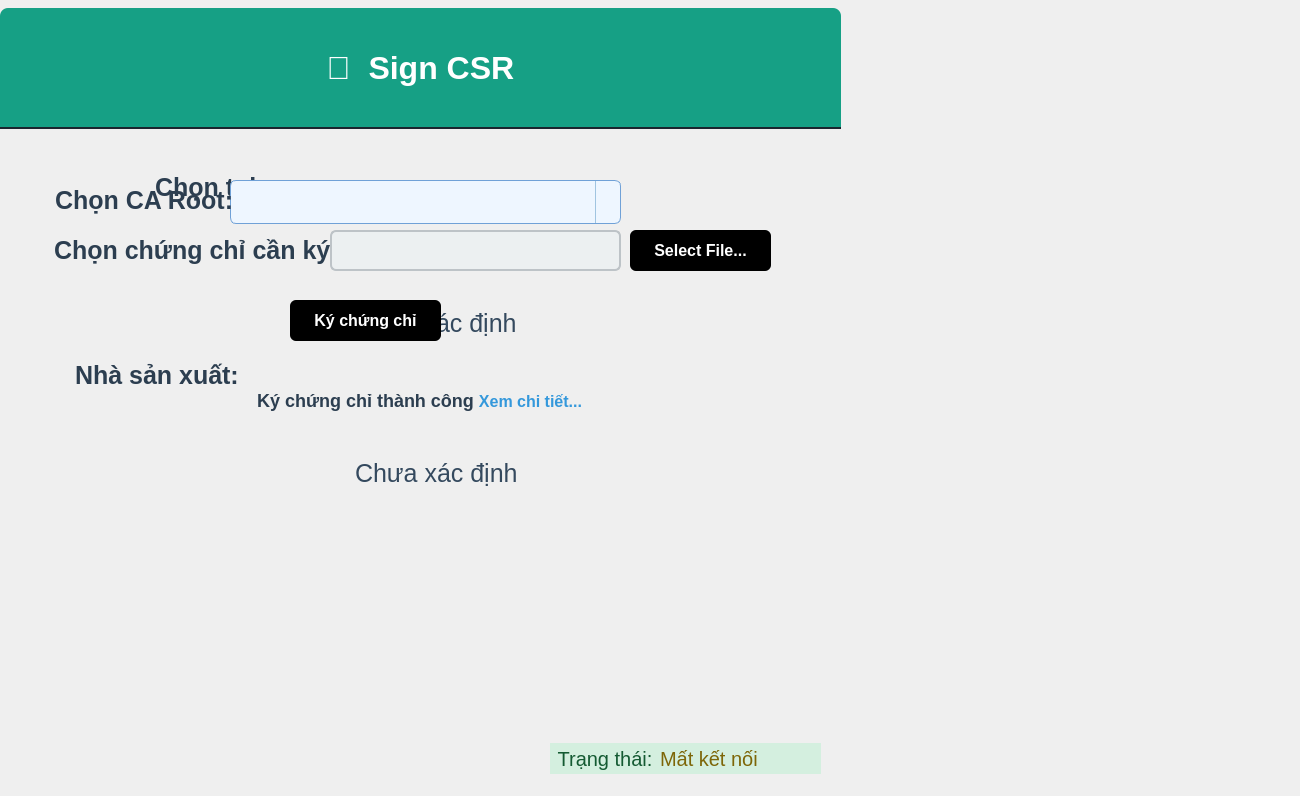
               <widget class="QWidget" name="signCSRPage">
                <widget class="QLabel" name="label_HardwareVersion_2">
                 <property name="geometry">
                  <rect>
                   <x>341</x>
                   <y>448</y>
                   <width>511</width>
                   <height>51</height>
                  </rect>
                 </property>
                 <property name="styleSheet">
                  <string notr="true">color: #34495E;
    font-size: 25px;
    padding: 4px 8px;</string>
                 </property>
                 <property name="text">
                  <string>Chưa xác định</string>
                 </property>
                </widget>
                <widget class="QLabel" name="label_6">
                 <property name="geometry">
                  <rect>
                   <x>60</x>
                   <y>355</y>
                   <width>231</width>
                   <height>41</height>
                  </rect>
                 </property>
                 <property name="font">
                  <font>
                   <pointsize>-1</pointsize>
                   <bold>true</bold>
                  </font>
                 </property>
                 <property name="styleSheet">
                  <string notr="true">font-weight: bold;
    color: #2C3E50;
    font-size: 25px;
    padding: 4px 8px;
</string>
                 </property>
                 <property name="text">
                  <string>Nhà sản xuất:</string>
                 </property>
                </widget>
                <widget class="QLabel" name="label_10">
                 <property name="geometry">
                  <rect>
                   <x>140</x>
                   <y>167</y>
                   <width>171</width>
                   <height>41</height>
                  </rect>
                 </property>
                 <property name="font">
                  <font>
                   <pointsize>-1</pointsize>
                   <bold>true</bold>
                  </font>
                 </property>
                 <property name="mouseTracking">
                  <bool>false</bool>
                 </property>
                 <property name="styleSheet">
                  <string notr="true">font-weight: bold;
    color: #2C3E50;
    font-size: 25px;
    padding: 4px 8px;
</string>
                 </property>
                 <property name="text">
                  <string>Chọn token:</string>
                 </property>
                </widget>
                <widget class="QLabel" name="lable_Serial_2">
                 <property name="geometry">
                  <rect>
                   <x>340</x>
                   <y>298</y>
                   <width>541</width>
                   <height>51</height>
                  </rect>
                 </property>
                 <property name="styleSheet">
                  <string notr="true">color: #34495E;
    font-size: 25px;
    padding: 4px 8px;</string>
                 </property>
                 <property name="text">
                  <string>Chưa xác định</string>
                 </property>
                </widget>
                <widget class="QLabel" name="label_18">
                 <property name="geometry">
                  <rect>
                   <x>-458</x>
                   <y>126</y>
                   <width>1291</width>
                   <height>661</height>
                  </rect>
                 </property>
                 <property name="text">
                  <string/>
                 </property>
                 <property name="pixmap">
                  <pixmap resource="image/resource.qrc">:/new/image/background.jpg</pixmap>
                 </property>
                 <property name="scaledContents">
                  <bool>true</bool>
                 </property>
                 <property name="indent">
                  <number>-1</number>
                 </property>
                </widget>
                <widget class="QLabel" name="label_8">
                 <property name="geometry">
                  <rect>
                   <x>0</x>
                   <y>8</y>
                   <width>841</width>
                   <height>121</height>
                  </rect>
                 </property>
                 <property name="styleSheet">
                  <string notr="true"> font-size: 32px;
    font-weight: bold;
    color: white;
background-color: #16A085;
    padding: 12px 20px;
    border-bottom: 2px solid #1A252F;
    border-top-left-radius: 8px;
    border-top-right-radius: 8px;</string>
                 </property>
                 <property name="text">
                  <string>📝  Sign CSR</string>
                 </property>
                 <property name="alignment">
                  <set>Qt::AlignmentFlag::AlignCenter</set>
                 </property>
                </widget>
                <widget class="QComboBox" name="comboBox_3">
                 <property name="geometry">
                  <rect>
                   <x>230</x>
                   <y>180</y>
                   <width>391</width>
                   <height>44</height>
                  </rect>
                 </property>
                 <property name="font">
                  <font>
                   <family>Segoe UI</family>
                   <pointsize>-1</pointsize>
                  </font>
                 </property>
                 <property name="styleSheet">
                  <string notr="true">QComboBox {
    background-color: #eef6ff;  /* xanh nhạt phù hợp nền */
    border: 1px solid #70a1d7;  /* xanh dương nhẹ */
    border-radius: 6px;
    padding: 6px 30px 6px 10px; /* chừa chỗ cho mũi tên */
    font-size: 20px;
    color: #1e1e1e;
    min-height: 30px;
}

QComboBox:hover {
    border: 1px solid #4a90e2;
    background-color: #e2f0ff;
}

QComboBox:focus {
    border: 1px solid #4a90e2;
    background-color: #dceeff;
}

QComboBox::drop-down {
    subcontrol-origin: padding;
    subcontrol-position: top right;
    width: 24px;
    border-left: 1px solid #a0c4e0;
    background: transparent;
}

QComboBox::down-arrow {
    image: url(:/new/icon/icon/down.svg);
    width: 12px;
    height: 12px;
    margin-right: 6px;
}

/* Danh sách xổ xuống */
QComboBox QAbstractItemView {
    background-color: #ffffff;
    color: #1e1e1e;
    selection-background-color: #cce7ff;
    selection-color: black;
    border: 1px solid #70a1d7;
    font-size: 13px;
    outline: none;
}

QComboBox QAbstractItemView::item:selected {
    background-color: #cce7ff;
    color: black;
}</string>
                 </property>
                </widget>
                <widget class="QLabel" name="label_15">
                 <property name="geometry">
                  <rect>
                   <x>40</x>
                   <y>180</y>
                   <width>221</width>
                   <height>41</height>
                  </rect>
                 </property>
                 <property name="font">
                  <font>
                   <pointsize>-1</pointsize>
                   <bold>true</bold>
                  </font>
                 </property>
                 <property name="mouseTracking">
                  <bool>false</bool>
                 </property>
                 <property name="styleSheet">
                  <string notr="true">font-weight: bold;
    color: #2C3E50;
    font-size: 25px;
    padding: 4px 8px;
</string>
                 </property>
                 <property name="text">
                  <string>Chọn CA Root:</string>
                 </property>
                </widget>
                <widget class="QLabel" name="label_16">
                 <property name="geometry">
                  <rect>
                   <x>39</x>
                   <y>230</y>
                   <width>301</width>
                   <height>41</height>
                  </rect>
                 </property>
                 <property name="font">
                  <font>
                   <pointsize>-1</pointsize>
                   <bold>true</bold>
                  </font>
                 </property>
                 <property name="mouseTracking">
                  <bool>false</bool>
                 </property>
                 <property name="styleSheet">
                  <string notr="true">font-weight: bold;
    color: #2C3E50;
    font-size: 25px;
    padding: 4px 8px;
</string>
                 </property>
                 <property name="text">
                  <string>Chọn chứng chỉ cần ký:</string>
                 </property>
                </widget>
                <widget class="QLineEdit" name="lineEdit">
                 <property name="geometry">
                  <rect>
                   <x>330</x>
                   <y>230</y>
                   <width>291</width>
                   <height>41</height>
                  </rect>
                 </property>
                 <property name="font">
                  <font>
                   <pointsize>-1</pointsize>
                   <bold>false</bold>
                  </font>
                 </property>
                 <property name="styleSheet">
                  <string notr="true">QLineEdit {
    background-color: #ecf0f1;
    border: 2px solid #bdc3c7;
    border-radius: 6px;
    padding: 6px 10px;
    font-size: 18px;
    color: #2c3e50;
}

QLineEdit:focus {
    border: 2px solid #3498db;
    background-color: #ffffff;
}
</string>
                 </property>
                 <property name="text">
                  <string/>
                 </property>
                 <property name="readOnly">
                  <bool>false</bool>
                 </property>
                </widget>
                <widget class="QPushButton" name="pushButton">
                 <property name="geometry">
                  <rect>
                   <x>630</x>
                   <y>230</y>
                   <width>141</width>
                   <height>41</height>
                  </rect>
                 </property>
                 <property name="styleSheet">
                  <string notr="true">QPushButton {
    background-color: #000000;
    color: white;
    border: none;
    border-radius: 6px;
    padding: 8px 18px;
    font-size: 16px;
    font-weight: bold;
}

QPushButton:hover {
    background-color: #2c3e50;
}

QPushButton:pressed {
    background-color: #1a252f;
}</string>
                 </property>
                 <property name="text">
                  <string>Select File...</string>
                 </property>
                </widget>
                <widget class="QPushButton" name="pushButton_2">
                 <property name="geometry">
                  <rect>
                   <x>290</x>
                   <y>300</y>
                   <width>151</width>
                   <height>41</height>
                  </rect>
                 </property>
                 <property name="styleSheet">
                  <string notr="true">QPushButton {
    background-color: #000000;
    color: white;
    border: none;
    border-radius: 6px;
    padding: 8px 18px;
    font-size: 16px;
    font-weight: bold;
}

QPushButton:hover {
    background-color: #2c3e50;
}

QPushButton:pressed {
    background-color: #1a252f;
}</string>
                 </property>
                 <property name="text">
                  <string>Ký chứng chỉ</string>
                 </property>
                </widget>
                <widget class="QLabel" name="label_9">
                 <property name="geometry">
                  <rect>
                   <x>230</x>
                   <y>380</y>
                   <width>271</width>
                   <height>41</height>
                  </rect>
                 </property>
                 <property name="styleSheet">
                  <string notr="true">color: #2c3e50;
    font-size: 18px;
    font-weight: bold;</string>
                 </property>
                 <property name="text">
                  <string>Ký chứng chỉ thành công</string>
                 </property>
                 <property name="alignment">
                  <set>Qt::AlignmentFlag::AlignCenter</set>
                 </property>
                </widget>
                <widget class="QPushButton" name="pushButton_4">
                 <property name="geometry">
                  <rect>
                   <x>460</x>
                   <y>381</y>
                   <width>141</width>
                   <height>41</height>
                  </rect>
                 </property>
                 <property name="cursor">
                  <cursorShape>PointingHandCursor</cursorShape>
                 </property>
                 <property name="styleSheet">
                  <string notr="true">QPushButton {
   background-color: transparent;       /* nền trong suốt */
    color: #3498db;  
    border: none;
    border-radius: 6px;
    padding: 8px 18px;
    font-size: 16px;
    font-weight: bold;
}

QPushButton:hover {
color: #1e87d4;}

/* Click: nền đậm hơn */
QPushButton:pressed {
 color: #145c9e;}</string>
                 </property>
                 <property name="text">
                  <string>Xem chi tiết...</string>
                 </property>
                </widget>
                <widget class="QLabel" name="lb_status_3">
                 <property name="geometry">
                  <rect>
                   <x>660</x>
                   <y>743</y>
                   <width>161</width>
                   <height>31</height>
                  </rect>
                 </property>
                 <property name="styleSheet">
                  <string notr="true">background-color: #D4EFDF;  /* Light green */
color: #7D6608; font-size: 20px;
</string>
                 </property>
                 <property name="text">
                  <string>Mất kết nối</string>
                 </property>
                 <property name="alignment">
                  <set>Qt::AlignmentFlag::AlignJustify|Qt::AlignmentFlag::AlignVCenter</set>
                 </property>
                </widget>
                <widget class="QLabel" name="label_20">
                 <property name="geometry">
                  <rect>
                   <x>550</x>
                   <y>743</y>
                   <width>110</width>
                   <height>31</height>
                  </rect>
                 </property>
                 <property name="styleSheet">
                  <string notr="true">background-color: #D4EFDF;  /* Light green */
color: #145A32;   
font-size: 20px;</string>
                 </property>
                 <property name="text">
                  <string>Trạng thái:</string>
                 </property>
                 <property name="alignment">
                  <set>Qt::AlignmentFlag::AlignCenter</set>
                 </property>
                </widget>
               </widget>
